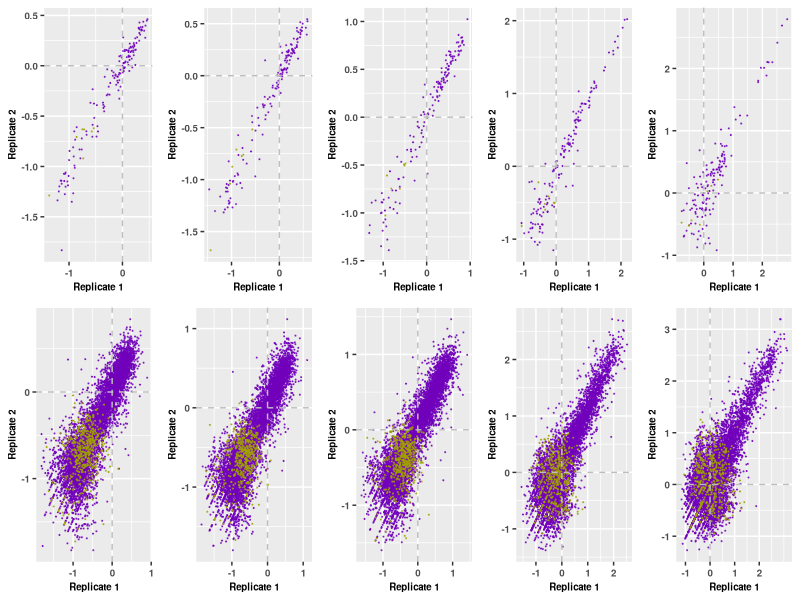

The R script that drew this image:
#R code
library(ggplot2)
library(scales)
library(RColorBrewer)
library(readr)
library(tidyr)
library(reshape)
library(stringr)
library(dplyr)
library(ggrepel)
library(gridExtra)
require(cowplot)

coloring <- function(mut){
  if (grepl('_',mut)){return ('Nonsense')}
  else{return ('Missense')}
  }

Plot_RepvsRep <- function(lib,xlab,ylab,title){
  textsize <- 7
  c <- signif(cor(log10(lib$Rep1fit),log10(lib$Rep2fit),use="complete.obs",method="pearson"),2)
  print ('############################')
  print (title)
  print (paste('Pearson correlation of log10 fitness:', c, sep=' '))
  p <- ggplot(lib,aes(x=log10(Rep1fit),y=log10(Rep2fit),color=color)) +
	 geom_point(size=0.1) +
         geom_hline(yintercept = log10(1), color = 'grey', linetype=2) +
         geom_vline(xintercept = log10(1), color = 'grey', linetype=2) +
	 xlab(xlab) +
	 ylab(ylab) +
	 scale_color_manual(values=c('#A0A000AF','#7001BAAF')) +
         ggtitle(title) +
	 theme(plot.title=element_blank(),
               axis.title=element_text(size=textsize,face="bold"),
	       axis.text=element_text(size=textsize,face="bold"),
	       legend.title=element_blank(),
	       legend.text=element_text(size=textsize,face="bold"),
	       legend.position='none') +
         scale_x_continuous(breaks = c(-2,-1,0,1,2))
  return (p)
  }

Slib <- read_tsv('result/Fitness_S.tsv') %>%
          mutate(color=factor(mapply(coloring,mut),levels=c('Nonsense','Missense'))) %>%
          arrange(desc(color)) %>%
          filter(Input_count >= 20)
Dlib <- read_tsv('result/Fitness_D.tsv') %>%
          mutate(color=factor(mapply(coloring,mut),levels=c('Nonsense','Missense'))) %>%
          arrange(desc(color)) %>%
          filter(Input_count >= 20)
Slib_A0 <- Slib %>% 
             rename(Rep1fit=rep1_no_antibody_fit) %>%
             rename(Rep2fit=rep2_no_antibody_fit)
Slib_A1 <- Slib %>% 
             rename(Rep1fit=rep1_2ug_CR9114_fit) %>%
             rename(Rep2fit=rep2_2ug_CR9114_fit)
Slib_A5 <- Slib %>% 
             rename(Rep1fit=rep1_10ug_CR9114_fit) %>%
             rename(Rep2fit=rep2_10ug_CR9114_fit)
Slib_F1 <- Slib %>% 
             rename(Rep1fit=rep1_300ng_FI6v3_fit) %>%
             rename(Rep2fit=rep2_300ng_FI6v3_fit)
Slib_F5 <- Slib %>% 
             rename(Rep1fit=rep1_2500ng_FI6v3_fit) %>%
             rename(Rep2fit=rep2_2500ng_FI6v3_fit)
Dlib_A0 <- Dlib %>% 
             rename(Rep1fit=rep1_no_antibody_fit) %>%
             rename(Rep2fit=rep2_no_antibody_fit)
Dlib_A1 <- Dlib %>% 
             rename(Rep1fit=rep1_2ug_CR9114_fit) %>%
             rename(Rep2fit=rep2_2ug_CR9114_fit)
Dlib_A5 <- Dlib %>% 
             rename(Rep1fit=rep1_10ug_CR9114_fit) %>%
             rename(Rep2fit=rep2_10ug_CR9114_fit)
Dlib_F1 <- Dlib %>% 
             rename(Rep1fit=rep1_300ng_FI6v3_fit) %>%
             rename(Rep2fit=rep2_300ng_FI6v3_fit)
Dlib_F5 <- Dlib %>% 
             rename(Rep1fit=rep1_2500ng_FI6v3_fit) %>%
             rename(Rep2fit=rep2_2500ng_FI6v3_fit)
p1  <- Plot_RepvsRep(Slib_A0,'Replicate 1','Replicate 2',expression(bold('no antibody')))
p2  <- Plot_RepvsRep(Slib_A1,'Replicate 1','Replicate 2',expression(bold("CR9114 (2"~"\u03bc"*"g/mL)")))
p3  <- Plot_RepvsRep(Slib_A5,'Replicate 1','Replicate 2',expression(bold("CR9114 (10"~"\u03bc"*"g/mL)")))
p4  <- Plot_RepvsRep(Slib_F1,'Replicate 1','Replicate 2',expression(bold("FI6v3 (0.3"~"\u03bc"*"g/mL)")))
p5  <- Plot_RepvsRep(Slib_F5,'Replicate 1','Replicate 2',expression(bold("FI6v3 (2.5"~"\u03bc"*"g/mL)")))
p6  <- Plot_RepvsRep(Dlib_A0,'Replicate 1','Replicate 2',expression(bold('no antibody')))
p7  <- Plot_RepvsRep(Dlib_A1,'Replicate 1','Replicate 2',expression(bold("CR9114 (2"~"\u03bc"*"g/mL)")))
p8  <- Plot_RepvsRep(Dlib_A5,'Replicate 1','Replicate 2',expression(bold("CR9114 (10"~"\u03bc"*"g/mL)")))
p9  <- Plot_RepvsRep(Dlib_F1,'Replicate 1','Replicate 2',expression(bold("FI6v3 (0.3"~"\u03bc"*"g/mL)")))
p10 <- Plot_RepvsRep(Dlib_F5,'Replicate 1','Replicate 2',expression(bold("FI6v3 (2.5"~"\u03bc"*"g/mL)")))
p <- grid.arrange(p1,p2,p3,p4,p5,p6,p7,p8,p9,p10,nrow=2,ncol=5)
ggsave('graph/QC_replicates_cor.png',p,height=2.8,width=6.5)
